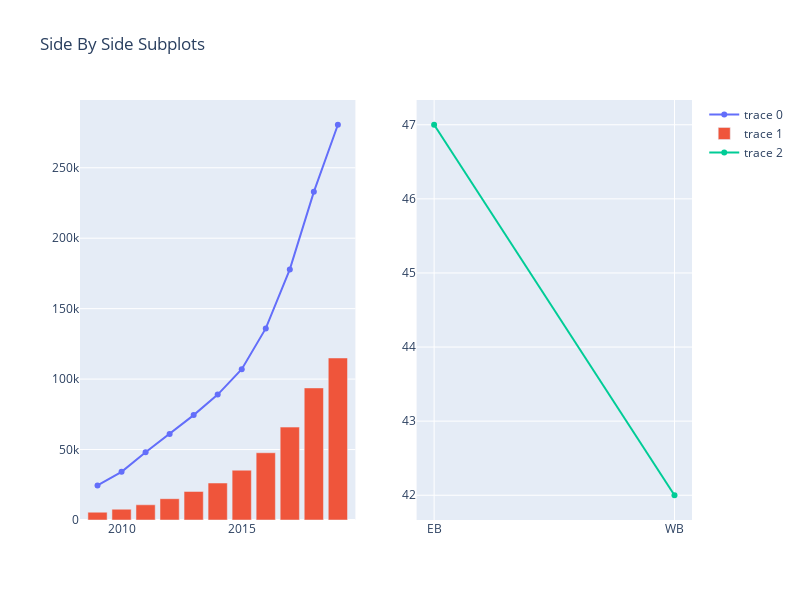

Write notebook code for a chart like this one.
### Code cell
# SIMPLE CREATION OF 2 SIDE-BY-SIDE SUBPLOTS TO SHOW DIFFERENT CHARTS
# https://plotly.com/python/subplots/
from plotly.subplots import make_subplots

fig = make_subplots(rows=1, cols=2)

# make line on first chart on page, on left side
fig.add_trace(
    go.Scatter(x=df_finance['Year'], y=df_finance['Revenue($M)']),
    row=1, # which subplot row of charts it is in
    col=1 # column within multiple columns of charts that this chart appears in
)

# add bar series to first chart on page, on left side
fig.add_trace(
    go.Bar(x=df_finance['Year'], y=df_finance['Profit($M)']),
    row=1, # which subplot row of charts it is in
    col=1 # column within multiple columns of charts that this chart appears in
)

# make second chart on page, on right side
fig.add_trace(
    go.Scatter(x=speed_data['direction'], y=speed_data['congested_speed']),
    row=1, 
    col=2
)

fig.update_layout(height=600, width=800, title_text="Side By Side Subplots")

fig.show()

### Figure 1 — Plotly figure (JSON) as saved in the notebook; plotly's stock layout.template omitted (floating-point values rounded to 4 significant figures)
{"data": [{"type": "scatter", "x": [2009, 2010, 2011, 2012, 2013, 2014, 2015, 2016, 2017, 2018, 2019], "xaxis": "x", "y": [24509, 34204, 48077, 61093, 74452, 88988, 107006, 135987, 177866, 232887, 280522], "yaxis": "y"}, {"type": "bar", "x": [2009, 2010, 2011, 2012, 2013, 2014, 2015, 2016, 2017, 2018, 2019], "xaxis": "x", "y": [5531, 7643, 10789, 15122, 20271, 26236, 35355, 47722, 65932, 93731, 114986], "yaxis": "y"}, {"type": "scatter", "x": ["EB", "WB"], "xaxis": "x2", "y": [47, 42], "yaxis": "y2"}], "layout": {"height": 600, "title": {"text": "Side By Side Subplots"}, "width": 800, "xaxis": {"anchor": "y", "domain": [0, 0.45]}, "xaxis2": {"anchor": "y2", "domain": [0.55, 1]}, "yaxis": {"anchor": "x", "domain": [0, 1]}, "yaxis2": {"anchor": "x2", "domain": [0, 1]}}}
